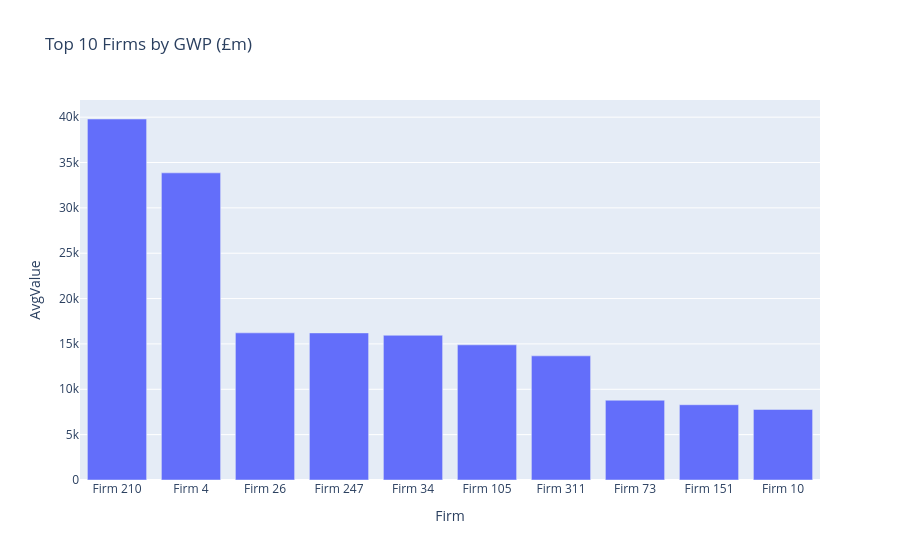
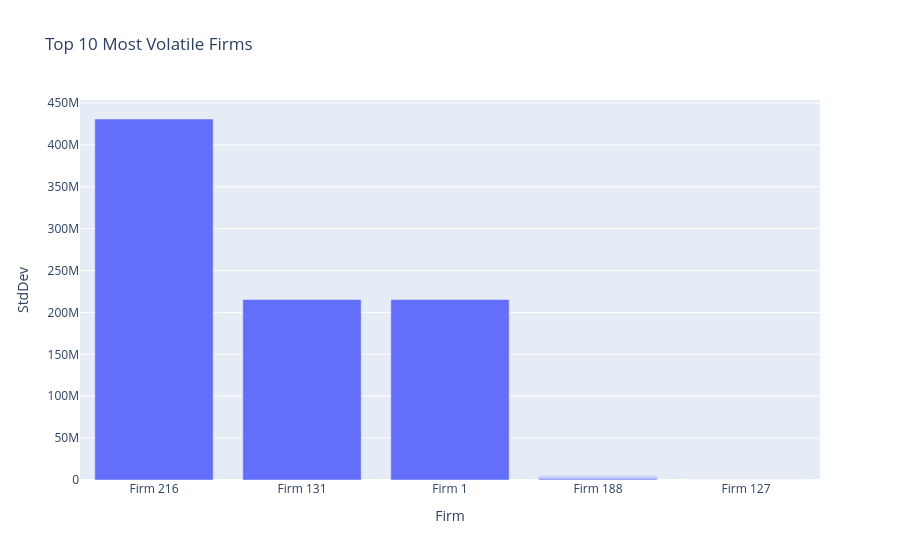
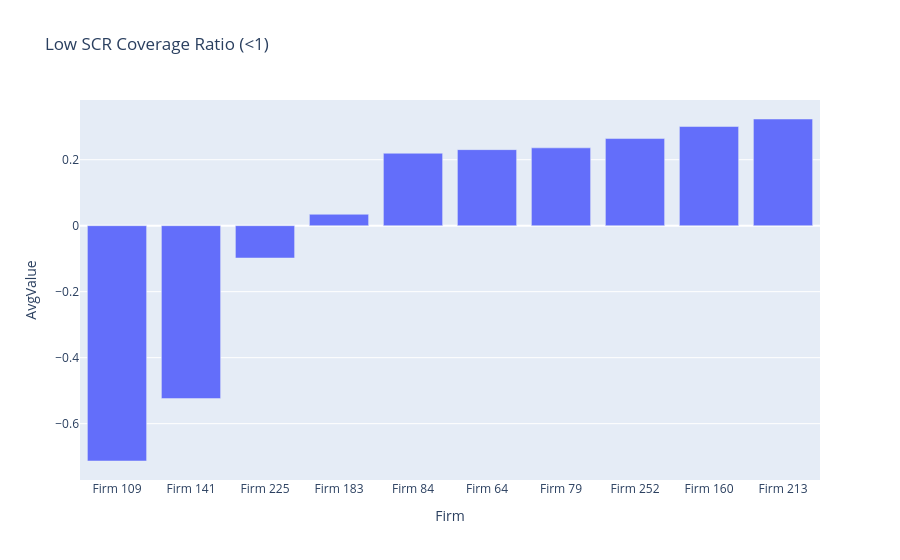
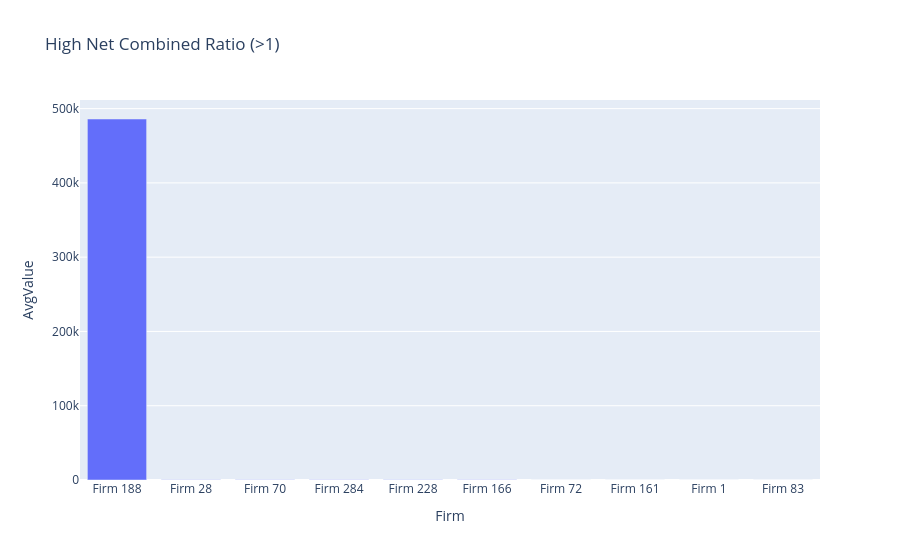

Notebook source saved alongside these figures, in order:
### Code cell
fig_gwp.show()
fig_vol.show()
fig_scr.show()
fig_combined.show()

### Figure 1 — Plotly figure (JSON) as saved in the notebook; plotly's stock layout.template omitted (floating-point values rounded to 4 significant figures)
{"data": [{"hovertemplate": "Firm=%{x}<br>AvgValue=%{y}<extra></extra>", "legendgroup": "", "marker": {"color": "#636efa", "pattern": {"shape": ""}}, "name": "", "orientation": "v", "showlegend": false, "textposition": "auto", "type": "bar", "x": ["Firm 210", "Firm 4", "Firm 26", "Firm 247", "Firm 34", "Firm 105", "Firm 311", "Firm 73", "Firm 151", "Firm 10"], "xaxis": "x", "y": [39800.0, 33860.0, 16220.0, 16210.0, 15960.0, 14900.0, 13690.0, 8795.0, 8297.0, 7777.0], "yaxis": "y"}], "layout": {"barmode": "relative", "legend": {"tracegroupgap": 0}, "title": {"text": "Top 10 Firms by GWP (£m)"}, "xaxis": {"anchor": "y", "domain": [0, 1], "title": {"text": "Firm"}}, "yaxis": {"anchor": "x", "domain": [0, 1], "title": {"text": "AvgValue"}}}}

### Figure 2 — Plotly figure (JSON) as saved in the notebook; plotly's stock layout.template omitted (floating-point values rounded to 4 significant figures)
{"data": [{"hovertemplate": "Firm=%{x}<br>StdDev=%{y}<extra></extra>", "legendgroup": "", "marker": {"color": "#636efa", "pattern": {"shape": ""}}, "name": "", "orientation": "v", "showlegend": false, "textposition": "auto", "type": "bar", "x": ["Firm 216", "Firm 131", "Firm 1", "Firm 188", "Firm 188", "Firm 188", "Firm 188", "Firm 188", "Firm 188", "Firm 127"], "xaxis": "x", "y": [430900000.0, 215500000.0, 215500000.0, 1455000.0, 1087000.0, 854700.0, 649000.0, 600200.0, 437700.0, 80730.0], "yaxis": "y"}], "layout": {"barmode": "relative", "legend": {"tracegroupgap": 0}, "title": {"text": "Top 10 Most Volatile Firms"}, "xaxis": {"anchor": "y", "domain": [0, 1], "title": {"text": "Firm"}}, "yaxis": {"anchor": "x", "domain": [0, 1], "title": {"text": "StdDev"}}}}

### Figure 3 — Plotly figure (JSON) as saved in the notebook; plotly's stock layout.template omitted (floating-point values rounded to 4 significant figures)
{"data": [{"hovertemplate": "Firm=%{x}<br>AvgValue=%{y}<extra></extra>", "legendgroup": "", "marker": {"color": "#636efa", "pattern": {"shape": ""}}, "name": "", "orientation": "v", "showlegend": false, "textposition": "auto", "type": "bar", "x": ["Firm 109", "Firm 141", "Firm 225", "Firm 183", "Firm 84", "Firm 64", "Firm 79", "Firm 252", "Firm 160", "Firm 213"], "xaxis": "x", "y": [-0.7132, -0.524, -0.09801, 0.03453, 0.2195, 0.2305, 0.2359, 0.264, 0.3005, 0.3233], "yaxis": "y"}], "layout": {"barmode": "relative", "legend": {"tracegroupgap": 0}, "title": {"text": "Low SCR Coverage Ratio (<1)"}, "xaxis": {"anchor": "y", "domain": [0, 1], "title": {"text": "Firm"}}, "yaxis": {"anchor": "x", "domain": [0, 1], "title": {"text": "AvgValue"}}}}

### Figure 4 — Plotly figure (JSON) as saved in the notebook; plotly's stock layout.template omitted (floating-point values rounded to 4 significant figures)
{"data": [{"hovertemplate": "Firm=%{x}<br>AvgValue=%{y}<extra></extra>", "legendgroup": "", "marker": {"color": "#636efa", "pattern": {"shape": ""}}, "name": "", "orientation": "v", "showlegend": false, "textposition": "auto", "type": "bar", "x": ["Firm 188", "Firm 28", "Firm 70", "Firm 284", "Firm 228", "Firm 166", "Firm 72", "Firm 161", "Firm 1", "Firm 83"], "xaxis": "x", "y": [486000.0, 455.2, 352.5, 268.4, 215.2, 168.4, 57.79, 37.32, 13.64, 9.966], "yaxis": "y"}], "layout": {"barmode": "relative", "legend": {"tracegroupgap": 0}, "title": {"text": "High Net Combined Ratio (>1)"}, "xaxis": {"anchor": "y", "domain": [0, 1], "title": {"text": "Firm"}}, "yaxis": {"anchor": "x", "domain": [0, 1], "title": {"text": "AvgValue"}}}}
